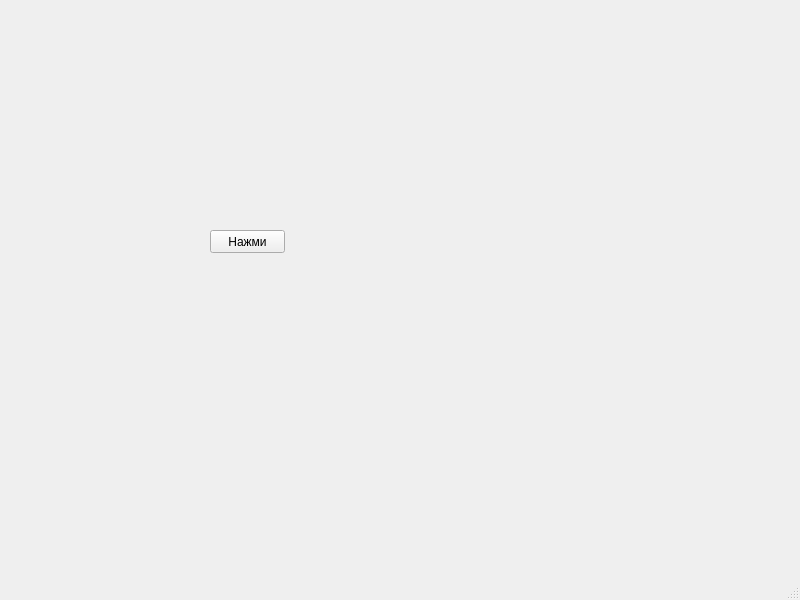
<?xml version="1.0" encoding="UTF-8"?>
<ui version="4.0">
 <class>MainWindow</class>
 <widget class="QMainWindow" name="MainWindow">
  <property name="geometry">
   <rect>
    <x>0</x>
    <y>0</y>
    <width>800</width>
    <height>600</height>
   </rect>
  </property>
  <property name="windowTitle">
   <string>MainWindow</string>
  </property>
  <widget class="QWidget" name="centralwidget">
   <widget class="QPushButton" name="pushButton">
    <property name="geometry">
     <rect>
      <x>210</x>
      <y>230</y>
      <width>75</width>
      <height>23</height>
     </rect>
    </property>
    <property name="text">
     <string>Нажми</string>
    </property>
   </widget>
  </widget>
  <widget class="QMenuBar" name="menubar">
   <property name="geometry">
    <rect>
     <x>0</x>
     <y>0</y>
     <width>800</width>
     <height>21</height>
    </rect>
   </property>
  </widget>
  <widget class="QStatusBar" name="statusbar"/>
 </widget>
 <resources/>
 <connections/>
</ui>
